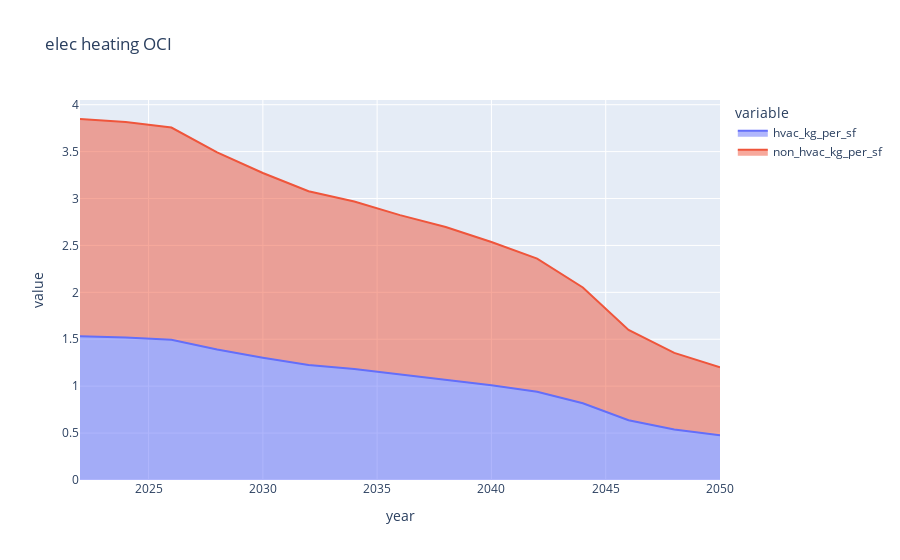

This figure's notebook cell:
### Code cell
## todo : show by fuel

px.area(dfs[1].iloc[:,:2], title = 'elec heating OCI')

### Figure 1 — Plotly figure (JSON) as saved in the notebook; plotly's stock layout.template omitted (floating-point values rounded to 4 significant figures)
{"data": [{"fillpattern": {"shape": ""}, "hovertemplate": "variable=hvac_kg_per_sf<br>year=%{x}<br>value=%{y}<extra></extra>", "legendgroup": "hvac_kg_per_sf", "line": {"color": "#636efa"}, "marker": {"symbol": "circle"}, "mode": "lines", "name": "hvac_kg_per_sf", "orientation": "v", "showlegend": true, "stackgroup": "1", "type": "scatter", "x": [2022, 2024, 2026, 2028, 2030, 2032, 2034, 2036, 2038, 2040, 2042, 2044, 2046, 2048, 2050], "xaxis": "x", "y": [1.532, 1.519, 1.496, 1.39, 1.303, 1.226, 1.182, 1.124, 1.074, 1.01, 0.9398, 0.8172, 0.637, 0.5394, 0.4781], "yaxis": "y"}, {"fillpattern": {"shape": ""}, "hovertemplate": "variable=non_hvac_kg_per_sf<br>year=%{x}<br>value=%{y}<extra></extra>", "legendgroup": "non_hvac_kg_per_sf", "line": {"color": "#EF553B"}, "marker": {"symbol": "circle"}, "mode": "lines", "name": "non_hvac_kg_per_sf", "orientation": "v", "showlegend": true, "stackgroup": "1", "type": "scatter", "x": [2022, 2024, 2026, 2028, 2030, 2032, 2034, 2036, 2038, 2040, 2042, 2044, 2046, 2048, 2050], "xaxis": "x", "y": [2.316, 2.296, 2.261, 2.101, 1.969, 1.852, 1.786, 1.699, 1.623, 1.527, 1.42, 1.235, 0.9628, 0.8153, 0.7227], "yaxis": "y"}], "layout": {"legend": {"title": {"text": "variable"}, "tracegroupgap": 0}, "title": {"text": "elec heating OCI"}, "xaxis": {"anchor": "y", "domain": [0, 1], "title": {"text": "year"}}, "yaxis": {"anchor": "x", "domain": [0, 1], "title": {"text": "value"}}}}
